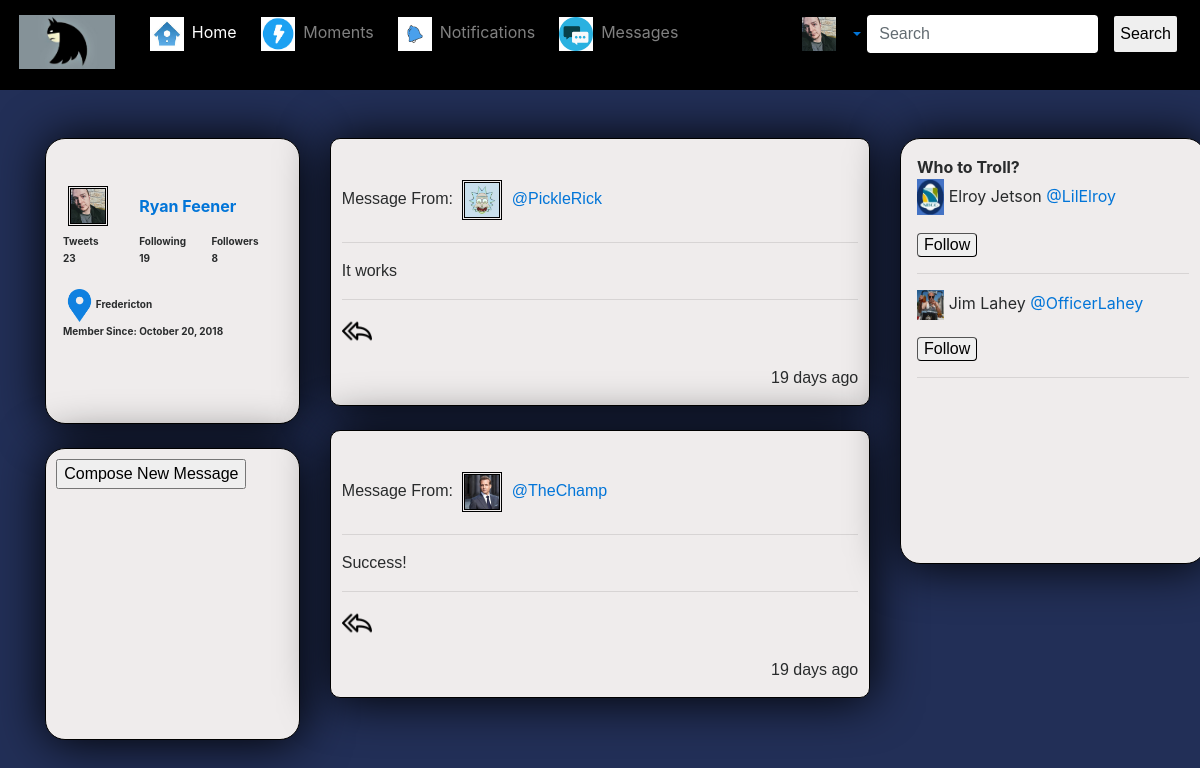
Screenshot of /Messages.php (signed in) with the database file from the repository.
### tables this page shows
CREATE TABLE `users` (
  `user_id` int(11) NOT NULL AUTO_INCREMENT,
  `first_name` varchar(50) NOT NULL,
  `last_name` varchar(50) NOT NULL,
  `screen_name` varchar(50) NOT NULL,
  `password` varchar(250) NOT NULL,
  `address` varchar(200) NOT NULL,
  `province` varchar(50) NOT NULL,
  `postal_code` varchar(7) NOT NULL,
  `contact_number` varchar(25) NOT NULL,
  `email` varchar(100) NOT NULL,
  `url` varchar(50) NOT NULL,
  `description` varchar(160) NOT NULL,
  `location` varchar(50) DEFAULT NULL,
  `date_created` timestamp NOT NULL DEFAULT CURRENT_TIMESTAMP,
  `profile_pic` varchar(200) DEFAULT 'default.jfif',
  PRIMARY KEY (`user_id`)
);

CREATE TABLE `messages` (
  `id` int(11) NOT NULL AUTO_INCREMENT,
  `from_id` int(11) NOT NULL,
  `to_id` int(11) NOT NULL,
  `message_text` varchar(255) NOT NULL,
  `date_sent` datetime NOT NULL DEFAULT CURRENT_TIMESTAMP,
  PRIMARY KEY (`id`),
  KEY `FK_toid_idx` (`id`,`from_id`)
);

### includes/Functions.php (called while the page is built, shortened)
<?php
function DateDisplay(DateTime $date)
    {
    $now = new DateTime();
    $interval = $date->diff($now);
    if ($interval->y > 1)
        {
        return $interval->format("%y years ago");
        }
    else if ($interval->y == 1)
        {
        return $interval->format("A year ago");
        }
    else if ($interval->m > 1)
        {
        return $interval->format("%m months ago");
        }
    else if ($interval->m == 1)
        {
        return $interval->format("A month ago");
        }
    else if ($interval->d > 1)
        {
        return $interval->format("%d days ago");
        }
    }
?>

### includes/User.php (the view, shortened to what this page needs)
<?php
class User
    {
    private $Userid;
    private $FirstName;
    private $LastName;
    private $UserName;
    private $Location;
    private $DateAdded;
    function __construct($Userid, $FirstName, $LastName, $UserName, $Password, $Address, $Province, $PostalCode, $ContactNo, $Email, $URL, $Description, $Location, $DateAdded, $ProfImg)
        {
        $this->Userid = $Userid;
        $this->FirstName = $FirstName;
        $this->LastName = $LastName;
        $this->UserName = $UserName;
        $this->Location = $Location;
        $this->DateAdded = $DateAdded;
        }
    function getUserid()
        {
        return $this->Userid;
        }
    function getUserName()
        {
        return $this->UserName;
        }
    function getFirstName()
        {
        return $this->FirstName;
        }
    function getLastName()
        {
        return $this->LastName;
        }
    function getDateAdded()
        {
        return $this->DateAdded;
        }
    function getLocation()
        {
        return $this->Location;
        }
    static function getUser($memberID)
        {
        $userQry = "select user_id,first_name,last_name,screen_name,password,address,province,postal_code,contact_number,email,url,description,location,date_created,profile_pic from users where user_id =" . $memberID;
        while ($row = mysqli_fetch_assoc(mysqli_query($GLOBALS['con'], $userQry)))
            {
            $User = new User($row['user_id'], $row['first_name'], $row['last_name'], $row['screen_name'], $row['password'], $row['address'], $row['province'], $row['postal_code'], $row['contact_number'], $row['email'], $row['url'], $row['description'], $row['location'], $row['date_created'], $row['profile_pic']);
            return $User;
            }
        }
    static function whoToTroll($con)
        {
        if (isset($_SESSION["SESS_MEMBER_ID"]))
            {
            $Query = "SELECT user_id,first_name,last_name,screen_name,profile_pic "
                    . "FROM users WHERE user_id <> " . $_SESSION["SESS_MEMBER_ID"] . " AND user_id NOT IN "
                    . "(SELECT to_id FROM follows WHERE from_id = " . $_SESSION["SESS_MEMBER_ID"] . ") "
                    . "ORDER BY RAND() LIMIT 3";
            if ($result = mysqli_query($con, $Query))
                {
                while ($row = mysqli_fetch_assoc($result))
                    {
                    echo'<div class="followmember"><p style = "text-overflow:clip"><img src="/Images/profilepics/' . $row['profile_pic'] . '" alt="ProfilePic" width="10%" >' . ' ' . $row['first_name'] . ' ' . $row['last_name'] . ' <a href="userpage.php?UserID=' . $row["user_id"] . '">@' . $row['screen_name'] . '</a></p>';
                    echo'<form action="Follow_proc.php" method="post">';
                    echo'<button type="submit" id="followbtn" class="btn btn-default">Follow</button>';
                    echo'</form></div><hr>';
                    }
                }
            }
        }
    static function UserProfilePic($memID)
        {
        $Query = "SELECT profile_pic FROM users where user_id = " . $memID;
        if ($result = mysqli_query($GLOBALS['con'], $Query))
            {
            while ($row = mysqli_fetch_assoc($result))
                {
                return 'images/profilepics/' . $row['profile_pic'];
                }
            }
        else
            {
            return 'images/profilepics/default.jfif';
            }
        }
    static function numTweets($userid)
        {
        $sql = "select count(tweet_id) from tweets where user_id=" . $userid . ";";
        if ($row = mysqli_fetch_row(mysqli_query($GLOBALS['con'], $sql)))
            {
            echo $row[0];
            }
        }
    static function numFollowing($userid)
        {
        $sql = "select count(follow_id) from follows where from_id = " . $userid . ";";
        if ($row = mysqli_fetch_row(mysqli_query($GLOBALS['con'], $sql)))
            {
            echo $row[0];
            }
        }
    static function numFollowers($userid)
        {
        $sql = "select count(follow_id) from follows where to_id = " . $userid . ";";
        if ($row = mysqli_fetch_row(mysqli_query($GLOBALS['con'], $sql)))
            {
            echo $row[0];
            }
        }
    static function GetallMessages($userid)
        {
        $MessagesSQL = "select from_id,to_id,message_text,date_sent from messages where to_id=  " . $userid . " ;";
        if ($Result = mysqli_query($GLOBALS['con'], $MessagesSQL))
            {
            while ($row = mysqli_fetch_assoc($Result))
                {
                $messagetime = new DateTime($row['date_sent']);
                $FromUser = User::getUser($row['from_id']);
                echo'<div id="tweet" >';
                echo'<br><h6>Message From: <img class="bannericons" id="ProfilePic" src="' . User::UserProfilePic($FromUser->getUserid()) . '"><a href="userpage.php?UserID=' . $FromUser->getUserid() . '"></a> <a href="#"> @' . $FromUser->getUserName() . "</a></h6>";
                echo'<hr><p> ' . $row['message_text'] . '</p><hr>'
                . ' <a href="#ReplyModal" rel="modal:open"><input id="btnReply" type="image" src="Images/reply.png" name="btnReply" height="30px" onclick="Reply_clicked(' . $row['from_id'] . ')"></a>'
                . '<input type="hidden" id="from_id" value=""></p>'
                . '<h6 style="text-align: right;" >' . DateDisplay($messagetime) . '</h6>';
                echo '</div><br>';
                }
            }
        }
    }
?>

### Messages.php (shortened to what this page needs)
<!DOCTYPE html>
<html lang="en">
    <head>
        <link href="includes/bootstrap.min.css" rel="stylesheet">
        <link href="includes/starter-template.css" rel="stylesheet">
        <link rel="stylesheet" href="https://cdnjs.cloudflare.com/ajax/libs/jquery-modal/0.9.1/jquery.modal.min.css" />
    </head>
    <body>
        <?php
        include("Includes/User.php");
        include("Includes/Tweet.php");
        include("Includes/Header.php");
        include("Includes/Functions.php");
        $CurrentUser = User::getUser($_SESSION["SESS_MEMBER_ID"]);
        ?>
        <BR><BR>
        <div class="container container-fluid">
            <div class="row">
                <div class="col-md-3">
                    <div id="Profilebox" class="mainprofile img-rounded">
                        <div class="bold">
                            <table border="0" cellspacing="1">
                                <thead>
                                    <tr>
                                        <th><img class="bannericons" id="ProfilePic" src="
                                            <?php echo User::UserProfilePic($_SESSION["SESS_MEMBER_ID"]);
                                            ?>"></th>
                                        <th colspan="2"><a href="userpage.php?UserID='<?php echo $_SESSION["SESS_MEMBER_ID"]; ?>'"><?php echo $CurrentUser->getFirstName() . " " . $CurrentUser->getLastName(); ?></a></th>
                                    </tr>
                                </thead>
                                <tbody>
                                    <tr>
                                        <td style="font-weight: bold;">Tweets</td>
                                        <td style="font-weight: bold;">Following</td>
                                        <td style="font-weight: bold;">Followers</td>
                                    </tr>
                                    <tr>
                                        <td><?php User::numTweets($CurrentUser->getUserid()) ?></td>
                                        <td><?php User::numFollowing($CurrentUser->getUserid()) ?></td>
                                        <td><?php User::numFollowers($CurrentUser->getUserid()) ?></td>
                                    </tr> <br><td colspan="3" style="padding-top: 10%;"> <img src="Images/location.png" width="15%"alt="location"/><?php echo $CurrentUser->getLocation(); ?></tr>
                                <tr>  <td colspan="3">
                                        Member Since: <?php
                                        $date = strtotime($CurrentUser->getDateAdded());
                                        echo date("F d, Y ", $date);
                                        ?>
                                    </td>
                                </tr>
                                </tbody>
                            </table><BR><BR><BR><BR><BR>
                        </div>
                    </div><BR>
                    <div id = "Trending"class="trending img-rounded">
                        <a href="Compose.php"><input type="button" value="Compose New Message" name="newMessage" /> </a>
                    </div>
                </div>
                <div class="col-md-6">
                    <div class="img-rounded">
                        <?php
                        User::GetallMessages($_SESSION["SESS_MEMBER_ID"]);
                        ?>
                    </div>
                </div>
                <div class="col-md-3">
                    <div id="PeopleKnowBox" class="whoToTroll img-rounded">
                        <div class="bold">Who to Troll?<BR></div>
                        <div class="follow">
                            <?php
                            echo User::whoToTroll($con);
                            ?>
                        </div>
                    </div><BR>
                </div>
            </div>
        </div>
        <link rel="stylesheet" type="text/css" href="includes/Index.css">
    </body>
</html>

### includes/Header.php (shortened to what this page needs)
<nav class="navbar navbar-toggleable-md navbar-inverse bg-inverse navbar-fixed-top">
    <div class="collapse navbar-collapse" id="navbarsExampleDefault">
        <ul class="navbar-nav mr-auto">
            <li class="nav-item">
                <a class="navbar-brand" href="index.php"><img src="images/logo.jpg" class="logo"></a>
            </li>
            <li class="nav-item">
                <a class="nav-link active" href="index.php">
                    <img class="bannericons" src="images/home.jfif">Home<span class="sr-only">(current)</span></a>
            </li>
            <li class="nav-item">
                <a class="nav-link" href="#">
                    <img class="bannericons" src="images/lightning.png">Moments</a>
            </li>
            <li class="nav-item">
                <a class="nav-link" href="Notifications.php">
                    <img class="bannericons" src="images/bell.png">Notifications</a>
            </li>
            <li class="nav-item">
                <a class="nav-link" href="Messages.php">
                    <img class="bannericons" src="images/messages.png">Messages</a>
            </li>
        </ul>
        <ul class="nav navbar-nav navbar-right">
            <li class="dropdown">
                <a class="dropdown-toggle" data-toggle="dropdown" href="#"><img class="bannericons" id="ProfilePic" src="
                    <?php
                    if (isset($_SESSION["SESS_MEMBER_ID"]))
                        {
                        echo User::UserProfilePic($_SESSION["SESS_MEMBER_ID"]);
                        }
                    ?>">
                </a>
            </li>
        </ul>
        <li>
            <form class="form-inline my-2 my-lg-0" action="search.php" style= "" method="POST">
                <input class="form-control mr-sm-2 bannericons sbar" type="text" name="searchstring"  id="searchstring" placeholder="Search">
                <button class="btn btn-outline-d my-2 my-sm-0 bannericons" type="submit">Search</button>
            </form>
        </li>
</nav

### includes/starter-template.css (style rules this page uses)
.logo { display:block; height: 60px; }
.bannericons { height: 40px; }
.mainprofile { height: 40%; border-radius: 20px; padding: 1em; }
.whoToTroll { height: 60%; border-radius: 20px; padding: 1em; width: 120% }
.col-md-3 { height : 600px; }
.trending { height: 40%; border-radius: 20px; }
td { font-weight: bold; }
.collapse { float: right; text-align: center; width: 100% }
.bold { font-weight: bold; vertical-align: top; }

### includes/Index.css (style rules this page uses)
#Profilebox { background-color:#efecec; border-style: solid; border-color:black; border-width: 1px; text-overflow:ellipsis; box-shadow: 1px 1px 50px black; padding-bottom: 105%; }
#followbtn { border-width: 1px; }
.bg-inverse { background-color:#000000; }
td { font-size: x-small; }
#Trending { background-color:#efecec; border-style: solid; border-color:black; border-width: 1px; padding-bottom: 160%; border-style: solid; border-color:black; padding: 4%; border-width: 1px; box-shadow: 1px 1px 50px black; text-overflow:clip; padding-bottom: 110%; }
#PeopleKnowBox { background-color:#efecec; border-style: solid; border-color:black; border-width: 1px; padding-bottom: 160%; box-shadow: 1px 1px 50px black; }
#tweet { background-color:#efecec; border-style: solid; border-color:black; border-radius: 10px; border-width: 1px; font-family: sans-serif; padding:2%; box-shadow: 1px 1px 50px black; }
body { background-color:#222f57; }
div.followmember { white-space: nowrap; overflow: hidden; text-overflow: clip; }
.bannericons { margin: 6px 5px; border-style: double; border-color:black; }
.logo { border-style: double; border-color:black; }

### rows the page displays
users: profile_pic (picture), first_name "Ryan", last_name "Feener", location "Fredericton", date_created "October 20, 2018"
messages: users.user_id+profile_pic (picture), users.screen_name "PickleRick", message_text "It works", date_sent "19 days ago"
messages: users.user_id+profile_pic (picture), users.screen_name "TheChamp", message_text "Success!", date_sent "19 days ago"
users: profile_pic (picture), first_name "Elroy", last_name "Jetson", screen_name "LilElroy"
users: profile_pic (picture), first_name "Jim", last_name "Lahey", screen_name "OfficerLahey"

### other values shown
$row[0] "23"
$row[0] "19"
$row[0] "8"
